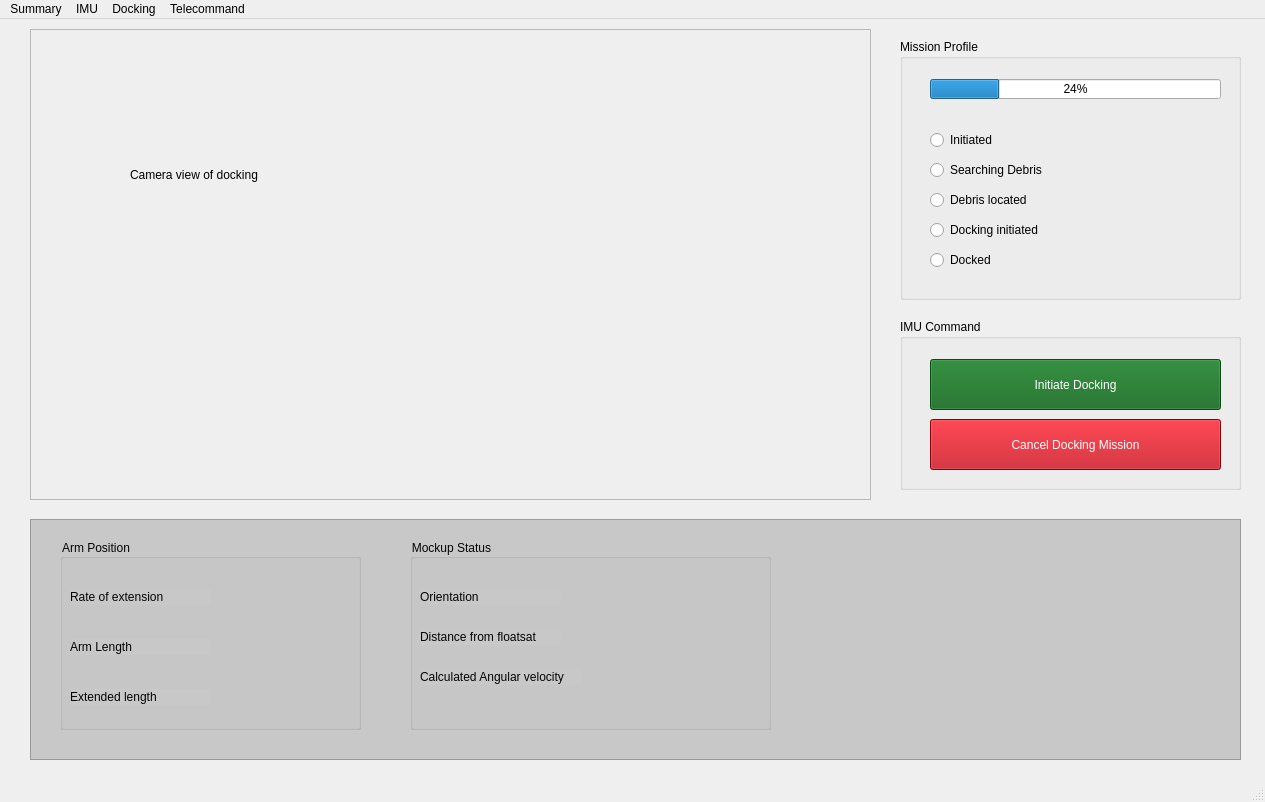
<?xml version="1.0" encoding="UTF-8"?>
<ui version="4.0">
 <class>MainWindow</class>
 <widget class="QMainWindow" name="MainWindow">
  <property name="geometry">
   <rect>
    <x>0</x>
    <y>0</y>
    <width>1265</width>
    <height>802</height>
   </rect>
  </property>
  <property name="windowTitle">
   <string>MainWindow</string>
  </property>
  <widget class="QWidget" name="centralwidget">
   <widget class="QFrame" name="frame">
    <property name="geometry">
     <rect>
      <x>30</x>
      <y>10</y>
      <width>841</width>
      <height>471</height>
     </rect>
    </property>
    <property name="autoFillBackground">
     <bool>true</bool>
    </property>
    <property name="frameShape">
     <enum>QFrame::StyledPanel</enum>
    </property>
    <property name="frameShadow">
     <enum>QFrame::Raised</enum>
    </property>
    <widget class="QLabel" name="label">
     <property name="geometry">
      <rect>
       <x>100</x>
       <y>120</y>
       <width>291</width>
       <height>51</height>
      </rect>
     </property>
     <property name="text">
      <string>Camera view of docking</string>
     </property>
    </widget>
   </widget>
   <widget class="QGroupBox" name="groupBox_2">
    <property name="geometry">
     <rect>
      <x>900</x>
      <y>300</y>
      <width>341</width>
      <height>171</height>
     </rect>
    </property>
    <property name="title">
     <string>IMU Command</string>
    </property>
    <widget class="QPushButton" name="pushButton">
     <property name="geometry">
      <rect>
       <x>30</x>
       <y>100</y>
       <width>291</width>
       <height>51</height>
      </rect>
     </property>
     <property name="styleSheet">
      <string notr="true">color: rgb(255, 255, 255);
background-color: rgb(255, 2, 36);
background-color: rgb(184, 5, 14);</string>
     </property>
     <property name="text">
      <string>Cancel Docking Mission</string>
     </property>
    </widget>
    <widget class="QPushButton" name="pushButton_3">
     <property name="geometry">
      <rect>
       <x>30</x>
       <y>40</y>
       <width>291</width>
       <height>51</height>
      </rect>
     </property>
     <property name="styleSheet">
      <string notr="true">color: rgb(255, 255, 255);
background-color: rgb(15, 102, 28);</string>
     </property>
     <property name="text">
      <string>Initiate Docking</string>
     </property>
    </widget>
   </widget>
   <widget class="QGroupBox" name="groupBox_3">
    <property name="geometry">
     <rect>
      <x>900</x>
      <y>20</y>
      <width>341</width>
      <height>261</height>
     </rect>
    </property>
    <property name="title">
     <string>Mission Profile</string>
    </property>
    <widget class="QRadioButton" name="radioButton">
     <property name="geometry">
      <rect>
       <x>30</x>
       <y>90</y>
       <width>91</width>
       <height>22</height>
      </rect>
     </property>
     <property name="text">
      <string>Initiated</string>
     </property>
    </widget>
    <widget class="QRadioButton" name="radioButton_2">
     <property name="geometry">
      <rect>
       <x>30</x>
       <y>120</y>
       <width>141</width>
       <height>22</height>
      </rect>
     </property>
     <property name="text">
      <string>Searching Debris</string>
     </property>
    </widget>
    <widget class="QRadioButton" name="radioButton_3">
     <property name="geometry">
      <rect>
       <x>30</x>
       <y>150</y>
       <width>141</width>
       <height>22</height>
      </rect>
     </property>
     <property name="text">
      <string>Debris located</string>
     </property>
    </widget>
    <widget class="QRadioButton" name="radioButton_4">
     <property name="geometry">
      <rect>
       <x>30</x>
       <y>180</y>
       <width>141</width>
       <height>22</height>
      </rect>
     </property>
     <property name="text">
      <string>Docking initiated</string>
     </property>
    </widget>
    <widget class="QRadioButton" name="radioButton_5">
     <property name="geometry">
      <rect>
       <x>30</x>
       <y>210</y>
       <width>141</width>
       <height>22</height>
      </rect>
     </property>
     <property name="text">
      <string>Docked</string>
     </property>
    </widget>
    <widget class="QProgressBar" name="progressBar">
     <property name="geometry">
      <rect>
       <x>30</x>
       <y>40</y>
       <width>291</width>
       <height>20</height>
      </rect>
     </property>
     <property name="value">
      <number>24</number>
     </property>
    </widget>
   </widget>
   <widget class="QFrame" name="frame_2">
    <property name="geometry">
     <rect>
      <x>30</x>
      <y>500</y>
      <width>1211</width>
      <height>241</height>
     </rect>
    </property>
    <property name="styleSheet">
     <string notr="true">background-color: rgb(200, 200, 200);</string>
    </property>
    <property name="frameShape">
     <enum>QFrame::StyledPanel</enum>
    </property>
    <property name="frameShadow">
     <enum>QFrame::Raised</enum>
    </property>
    <widget class="QGroupBox" name="groupBox">
     <property name="geometry">
      <rect>
       <x>30</x>
       <y>20</y>
       <width>301</width>
       <height>191</height>
      </rect>
     </property>
     <property name="styleSheet">
      <string notr="true">color: rgb(4, 4, 4);</string>
     </property>
     <property name="title">
      <string>Arm Position</string>
     </property>
     <widget class="QLabel" name="label_3">
      <property name="geometry">
       <rect>
        <x>10</x>
        <y>50</y>
        <width>141</width>
        <height>16</height>
       </rect>
      </property>
      <property name="text">
       <string>Rate of extension</string>
      </property>
     </widget>
     <widget class="QLabel" name="label_4">
      <property name="geometry">
       <rect>
        <x>10</x>
        <y>100</y>
        <width>141</width>
        <height>16</height>
       </rect>
      </property>
      <property name="text">
       <string>Arm Length</string>
      </property>
     </widget>
     <widget class="QLabel" name="label_5">
      <property name="geometry">
       <rect>
        <x>10</x>
        <y>150</y>
        <width>141</width>
        <height>16</height>
       </rect>
      </property>
      <property name="text">
       <string>Extended length</string>
      </property>
     </widget>
    </widget>
    <widget class="QGroupBox" name="groupBox_4">
     <property name="geometry">
      <rect>
       <x>380</x>
       <y>20</y>
       <width>361</width>
       <height>191</height>
      </rect>
     </property>
     <property name="styleSheet">
      <string notr="true">color: rgb(4, 4, 4);</string>
     </property>
     <property name="title">
      <string>Mockup Status</string>
     </property>
     <widget class="QLabel" name="label_6">
      <property name="geometry">
       <rect>
        <x>10</x>
        <y>90</y>
        <width>141</width>
        <height>16</height>
       </rect>
      </property>
      <property name="text">
       <string>Distance from floatsat</string>
      </property>
     </widget>
     <widget class="QLabel" name="label_7">
      <property name="geometry">
       <rect>
        <x>10</x>
        <y>130</y>
        <width>161</width>
        <height>16</height>
       </rect>
      </property>
      <property name="text">
       <string>Calculated Angular velocity</string>
      </property>
     </widget>
     <widget class="QLabel" name="label_8">
      <property name="geometry">
       <rect>
        <x>10</x>
        <y>50</y>
        <width>141</width>
        <height>16</height>
       </rect>
      </property>
      <property name="text">
       <string>Orientation</string>
      </property>
     </widget>
    </widget>
   </widget>
  </widget>
  <widget class="QStatusBar" name="statusbar"/>
  <widget class="QMenuBar" name="menubar">
   <property name="geometry">
    <rect>
     <x>0</x>
     <y>0</y>
     <width>1265</width>
     <height>21</height>
    </rect>
   </property>
   <widget class="QMenu" name="menuSummary">
    <property name="title">
     <string>Summary</string>
    </property>
   </widget>
   <widget class="QMenu" name="menuIMU">
    <property name="title">
     <string>IMU</string>
    </property>
   </widget>
   <widget class="QMenu" name="menuDocking">
    <property name="title">
     <string>Docking</string>
    </property>
   </widget>
   <widget class="QMenu" name="menuTelecommand">
    <property name="title">
     <string>Telecommand</string>
    </property>
   </widget>
   <addaction name="menuSummary"/>
   <addaction name="menuIMU"/>
   <addaction name="menuDocking"/>
   <addaction name="menuTelecommand"/>
  </widget>
 </widget>
 <resources/>
 <connections/>
</ui>
